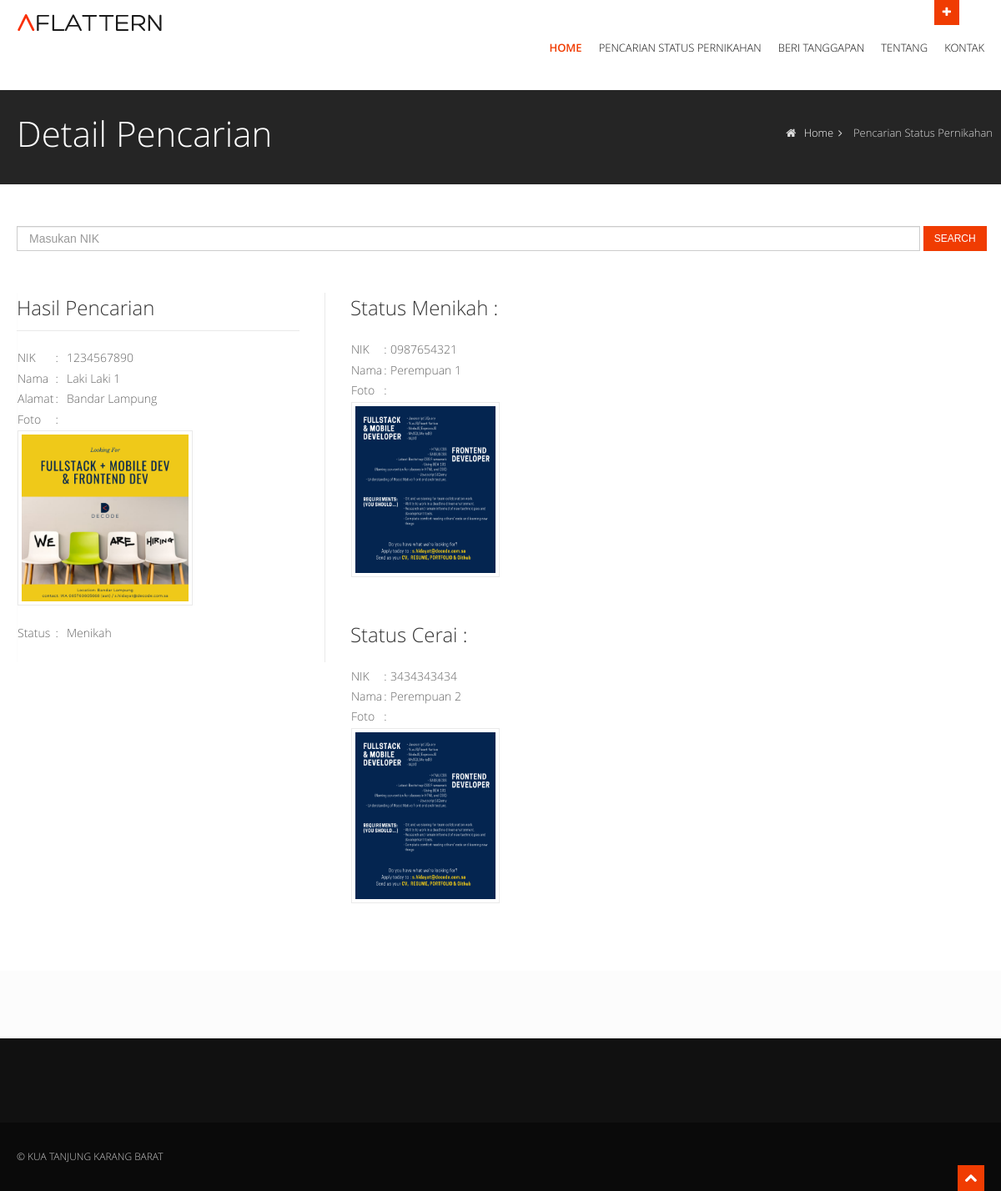
The page /pencarian/detail?nik=1234567890 on the database its author committed.
### tables this page shows
CREATE TABLE IF NOT EXISTS `tb_warga` (
  `nik` varchar(40) NOT NULL,
  `namalengkap` varchar(40) DEFAULT NULL,
  `alamat` text,
  `jk` varchar(20) DEFAULT NULL,
  `statusnikah` varchar(30) DEFAULT NULL,
  `statuslain` varchar(40) DEFAULT NULL,
  `foto` text,
  PRIMARY KEY (`nik`)
);

CREATE TABLE IF NOT EXISTS `tb_statusnikah` (
  `idstatus` int(11) NOT NULL AUTO_INCREMENT,
  `namastatus` varchar(40) DEFAULT NULL,
  PRIMARY KEY (`idstatus`)
);

CREATE TABLE IF NOT EXISTS `tb_pernikahan` (
  `idnikah` int(11) NOT NULL AUTO_INCREMENT,
  `niksuami` varchar(40) DEFAULT NULL,
  `nikistri` varchar(40) DEFAULT NULL,
  `tglnikah` date DEFAULT NULL,
  `penghulu` varchar(30) DEFAULT NULL,
  `statusnikah` varchar(40) DEFAULT NULL,
  `lokasinikah` varchar(40) DEFAULT NULL,
  PRIMARY KEY (`idnikah`)
);

### application/controllers/Pencarian.php (called while the page is built, shortened)
<?php
class Pencarian extends CI_Controller {
	public function __construct(){
		$this->load->model(array('PencarianModel', 'PernikahanModel', 'WargaModel'));
	}
	public function detail() {
    $nik = $_GET['nik'];
    $isi = $this->PencarianModel->detailpencarian($nik)->result();
    $jk = $isi[0]->jk;
    if($jk == "Laki-Laki"){
      $pasanganNikah = $this->PencarianModel->getIstri($nik, $status='2')->result();
      $pasanganCerai = $this->PencarianModel->getIstri($nik,  $status='5')->result();
    } else {
      $pasanganNikah = $this->PencarianModel->getSuami($nik,  $status='2')->result();
      $pasanganCerai = $this->PencarianModel->getSuami($nik,  $status='5')->result();
    }
		$data=array(
			'page'=>'umumtemplate/detailpencarian',
			'link'=>'/pencarian/detail',
      'pasanganNikah'=>$pasanganNikah,
      'pasanganCerai'=>$pasanganCerai,
      'isi'=>$isi,
    );
		$this->load->view('umumtemplate/detailpencarian',$data);
	}
}

### index.php (called while the page is built, shortened)
<?php
require_once BASEPATH.'core/CodeIgniter.php';

### application/models/PencarianModel.php (called while the page is built, shortened)
<?php
class PencarianModel extends CI_Model {
	function detailpencarian($nik) {
		return $query = $this->db->query(
      "SELECT w.*, sn.namastatus
        FROM  tb_warga w INNER JOIN tb_statusnikah sn ON w.statusnikah = sn.idstatus
        WHERE w.nik='$nik'"
    );
  }
  function getIstri($nik, $status) {
    return $query = $this->db->query(
			"SELECT
				p.*,
				w.nik AS nik, w.namalengkap, w.foto, w.alamat
			FROM
				tb_pernikahan p
				INNER JOIN
					tb_warga w ON p.nikistri = w.nik
      WHERE p.niksuami = '$nik' AND p.statusnikah = '$status'
		");
  }
}

### application/views/umumtemplate/detailpencarian.php (the view)
<?php $this->load->view('umumtemplate/header'); ?>
  <section id="inner-headline">
    <div class="container">
      <div class="row">
        <div class="span4">
          <div class="inner-heading">
            <h2>Detail Pencarian</h2>
          </div>
        </div>
        <div class="span8">
          <ul class="breadcrumb">
            <li><a href="<?=base_url()?>"><i class="icon-home"></i> Home</a><i class="icon-angle-right"></i></li>
            <li class="active">Pencarian Status Pernikahan</li>
          </ul>
        </div>
      </div>
    </div>
  </section>
  <section id="content">
    <div class="container">
      <div class="row">
        <div class="span12">
          <div class="widget">
            <form class="form-search" action="<?=base_url()?>pencarian/search" method="post">
              <input placeholder="Masukan NIK" name="nik" type="number" required class="input-medium search-query no-spinner" style="width: 90%">
              <button type="submit" class="btn btn-square btn-theme">Search</button>
            </form>
          </div>
        </div>
      </div>
      <div class="row">
        <div class="span4">
          <aside class="left-sidebar">
            <div class="widget">
              <h5 class="widgetheading">Hasil Pencarian</h5>
              <?php foreach ($isi as $key => $data) {;?>
                <table>
                  <tr><td width="10%">NIK</td><td>:</td><td> <?= $data->nik ?> </td></tr>
                  <tr><td width="10%">Nama</td><td>:</td><td> <?= $data->namalengkap ?> </td></tr>
                  <tr><td width="10%">Alamat</td><td>:</td><td> <?= $data->alamat ?> </td></tr>
                  <tr><td width="10%">Foto</td><td>:</td></tr>
                  <tr><td colspan="3"><img src="<?=base_url()?>assets/<?= $data->foto ?>" alt="" class="img-polaroid" style="height: 200px;"/></td></tr>
                  <tr><td width="10%">Status</td><td>:</td><td> <?= $data->namastatus ?> </td></tr>
                </table>
                <br>
              <?php }; ?>
            </div>
          </aside>
        </div>
        <div class="span8">
          <div class="widget">
            <h5 class="widgetheading">Status Menikah : </h5>
          </div>
          <div class="row">
            <?php foreach ($pasanganNikah as $key => $data) {;?>
              <div class="span2">
                <table>
                  <tr><td width="10%">NIK</td><td>:</td><td> <?= $data->nik ?> </td></tr>
                  <tr><td width="10%">Nama</td><td>:</td><td> <?= $data->namalengkap ?> </td></tr>
                  <tr><td width="10%">Foto</td><td>:</td></tr>
                  <tr><td colspan="3"><img src="<?=base_url()?>assets/<?= $data->foto ?>" alt="" class="img-polaroid" style="height: 200px;"/></td></tr>
                </table>
              </div>
            <?php }; ?>
          </div>
          <div class="widget">
            <h5 class="widgetheading">Status Cerai : </h5>
          </div>
          <div class="row">
            <?php foreach ($pasanganCerai as $key => $data) {;?>
              <div class="span2">
                <table>
                  <tr><td width="10%">NIK</td><td>:</td><td> <?= $data->nik ?> </td></tr>
                  <tr><td width="10%">Nama</td><td>:</td><td> <?= $data->namalengkap ?> </td></tr>
                  <tr><td width="10%">Foto</td><td>:</td></tr>
                  <tr><td colspan="3"><img src="<?=base_url()?>assets/<?= $data->foto ?>" alt="" class="img-polaroid" style="height: 200px;"/></td></tr>
                </table>
              </div>
            <?php }; ?>
          </div>
        </div>
      </div>
    </div>
  </section>
<?php $this->load->view('umumtemplate/footer'); ?>

### application/views/umumtemplate/header.php (shortened to what this page needs)
<!DOCTYPE html>
<html lang="en">
<head>
  <link href="<?=base_url()?>front/css/gopis.css" rel="stylesheet">
  <link href="<?=base_url()?>front/css/bootstrap.css" rel="stylesheet" />
  <link href="<?=base_url()?>front/css/bootstrap-responsive.css" rel="stylesheet" />
  <link href="<?=base_url()?>front/css/fancybox/jquery.fancybox.css" rel="stylesheet">
  <link href="<?=base_url()?>front/css/jcarousel.css" rel="stylesheet" />
  <link href="<?=base_url()?>front/css/flexslider.css" rel="stylesheet" />
  <link href="<?=base_url()?>front/css/style.css" rel="stylesheet" />
  <link href="<?=base_url()?>front/skins/default.css" rel="stylesheet" />
</head>
<body>
  <div id="wrapper">
    <header>
      <div class="container ">
        <div id="header-hidden-link">
          <a href="#" class="toggle-link" title="Click me you'll get a surprise" data-target=".hidden-top"><i></i>Open</a>
        </div>
        <div class="row nomargin">
          <div class="span12">
          </div>
        </div>
        <div class="row">
          <div class="span4">
            <div class="logo">
              <a href="index.html"><img src="<?=base_url()?>front/img/logo.png" alt="" class="logo" /></a>
            </div>
          </div>
          <div class="span8">
            <div class="navbar navbar-static-top">
              <div class="navigation">
                <nav>
                  <ul class="nav topnav">
                    <li class="dropdown active">
                      <a href="<?=base_url()?>">Home </a>
                    </li>
                    <li class="dropdown">
                      <a href="<?=base_url()?>pencarian">Pencarian Status Pernikahan</a>
                    </li>
                    <li class="dropdown">
                      <a href="<?=base_url()?>tanggapan">Beri Tanggapan </i></a>
                    </li>
                    <li class="dropdown">
                      <a href="#">Tentang </i></a>
                    </li>
                    <li>
                      <a href="#">Kontak </a>
                    </li>
                  </ul>
                </nav>
              </div>
            </div>
          </div>
        </div>
      </div>
    </header>

### application/views/umumtemplate/footer.php (shortened to what this page needs)
<section id="bottom">
      <div class="container">
        <div class="row">
          <div class="span12">
          </div>
        </div>
      </div>
    </section>
    <footer>
      <div class="container">
        <div class="row">
          <div class="span3">
          </div>
          <div class="span3">
          </div>
          <div class="span3">
          </div>
          <div class="span3">
          </div>
        </div>
      </div>
      <div id="sub-footer">
        <div class="container">
          <div class="row">
            <div class="span6">
              <div class="copyright">
                <p>
                  <span>&copy; KUA TANJUNG KARANG BARAT </span>
                </p>
              </div>
            </div>
            <div class="span6">
            </div>
          </div>
        </div>
      </div>
    </footer>
  </div>
  <a href="#" class="scrollup"><i class="icon-chevron-up icon-square icon-32 active"></i></a>
</body>
</html>

### front/css/style.css (style rules this page uses)
body { font-family: 'Open Sans', Arial, sans-serif; font-size: 14px; font-weight: 300; line-height: 1.6em; color: #656565; }
.container { padding: 0 20px 0 20px; position: relative; }
#wrapper { width: 100%; margin: 0; padding: 0; }
.row, .row-fluid { margin-bottom: 30px; }
.row .row, .row-fluid .row-fluid { margin-bottom: 30px; }
.row.nomargin, .row-fluid.nomargin { margin-bottom: 0; }
img.img-polaroid { margin: 0 0 20px 0; }
#header-hidden-link { position: absolute; right: 60px; top: 0px; }
#header-hidden-link a.toggle-link, #header-hidden-link a.top-link { outline: 0; font-size: 0; line-height: 1; padding: 5px 10px; height: 20px; display: block; text-align: center; color: #fefefe; text-decoration: none; }
#header-hidden-link a.toggle-link i, #header-hidden-link a.top-link i { font-size: 16px; line-height: 1; }
#header-hidden-link a.toggle-link>i:before { content: "\f067"; font-family: 'FontAwesome'; font-size: 13px; font-weight: normal; font-style: normal; }
header { background: #fff; margin: 0; padding: 0; position: relative; }
header .logo { margin: -10px 0 0 0; float: left; }
header .logo img { margin-bottom: 10px; }
@media (min-width: 768px) { header .navigation { float: right; } }
header ul.nav li { border: none; margin: 0; }
header ul.nav li a { font-size: 12px; border: none; font-weight: 300; text-transform: uppercase; }
.navbar .nav>li>a { color: #111; text-shadow: none; }
.navbar .nav>.active>a, .navbar .nav>.active>a:hover { background: none; font-weight: 600; }
ul.nav li.dropdown a { z-index: 1000; display: block; }
#content { position: relative; background: #fff; padding: 50px 0 0 0; }
#content img { max-width: 100%; height: auto; }
#bottom { background: #fcfcfc; padding: 50px 0 0; }
#inner-headline { background: #252525; position: relative; margin: 0; padding: 0; color: #fefefe; }
#inner-headline .inner-heading h2 { color: #fff; margin: 20px 0 0 0; }
#inner-headline ul.breadcrumb { margin: 30px 0 0; float: right; }
#inner-headline ul.breadcrumb li { margin-bottom: 0; padding-bottom: 0; }
#inner-headline ul.breadcrumb li { font-size: 13px; color: #ddd; }
#inner-headline ul.breadcrumb li i { color: #dedede; }
#inner-headline ul.breadcrumb li a { color: #fff; }
.widgetheading { width: 100%; padding: 0; }
aside .widgetheading { position: relative; border-bottom: #e9e9e9 1px solid; padding-bottom: 9px; }
aside { position: relative; margin-bottom: 40px; }
.left-sidebar { border-right: 1px solid #e9e9e9; padding: 0 30px 0 0; -webkit-box-shadow: inset 1px 0 0 0 rgba(0, 0, 0, .01); box-shadow: inset 1px 0 0 0 rgba(0, 0, 0, .01); }
aside .widget { margin-bottom: 40px; }
footer { background: #111; padding: 50px 0 0 0; color: #bbb; }
#sub-footer { background: #0a0a0a; text-shadow: none; color: #5d5d5d; padding: 0; padding-top: 30px; margin: 20px 0 0 0; }
#sub-footer p { margin: 0; padding: 0; }
#sub-footer span { color: #c7c7c7; }
.copyright { text-align: left; font-size: 12px; color: #ddd; }
.scrollup { position: fixed; width: 32px; height: 32px; bottom: 0px; right: 20px; }
a.scrollup { outline: 0; }

### front/skins/default.css (style rules this page uses)
a, a:hover,a:focus,a:active, footer a.text-link:hover, strike, footer ul.link-list li a:hover, .post-meta span a:hover, footer a.text-link, ul.meta-post li a:hover, ul.cat li a:hover, ul.recent li h6 a:hover, ul.portfolio-categ li.active a, ul.portfolio-categ li.active a:hover, ul.portfolio-categ li a:hover,ul.related-post li h4 a:hover, span.highlight,article .post-heading h3 a:hover, .navbar .nav > .active > a,.navbar .nav > .active > a:hover,.navbar .nav > li > a:hover,.navbar .nav > li > a:focus,.navbar .nav > .active > a:focus, .validation { color:#F03C02; }
#header-hidden-link a.toggle-link, #header-hidden-link a.top-link { background:#F03C02; }
.btn-theme { border:1px solid #F03C02; background: #F03C02; }
[class^="icon-"].active, [class*=" icon-"].active { background-color: #F03C02; }

### rows shown on the page
tb_warga: nik "1234567890", namalengkap "Laki Laki 1", alamat "Bandar Lampung", foto (picture), tb_statusnikah.namastatus "Menikah"
tb_pernikahan: tb_warga.nik "0987654321", tb_warga.namalengkap "Perempuan 1", tb_warga.foto (picture)
tb_pernikahan: tb_warga.nik "3434343434", tb_warga.namalengkap "Perempuan 2", tb_warga.foto (picture)
